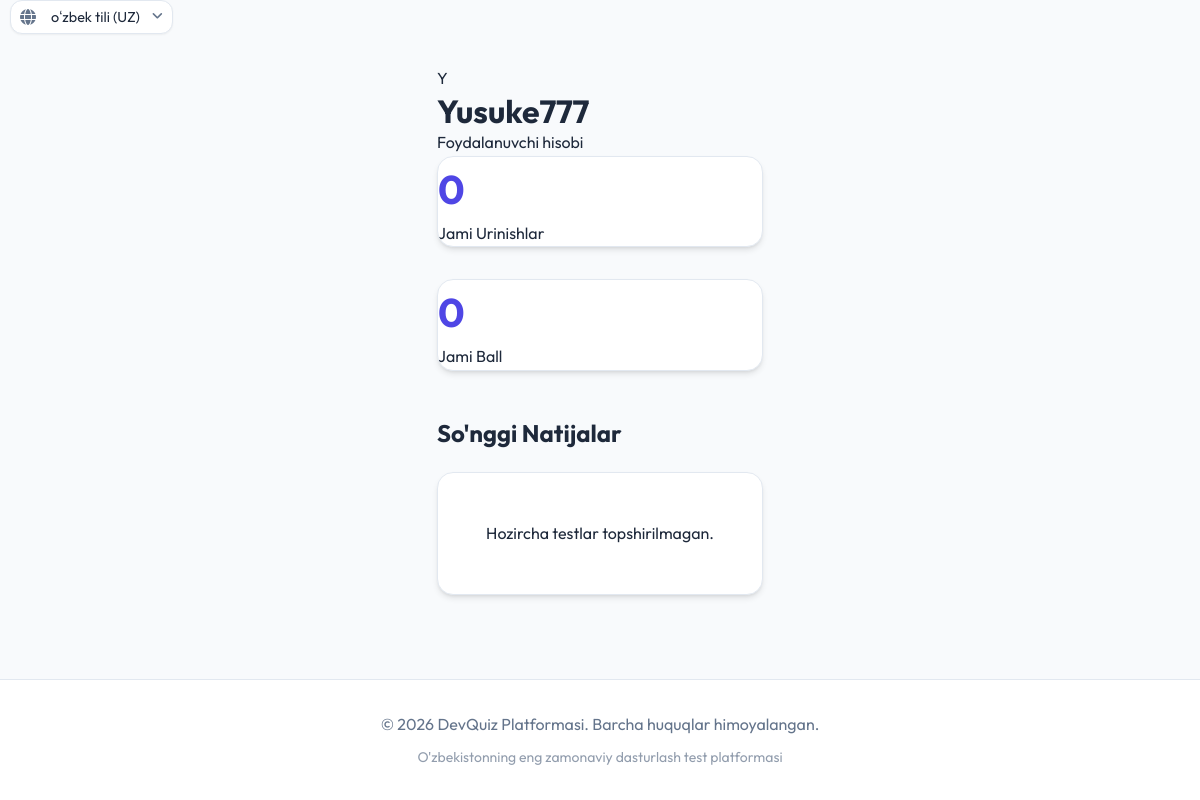
Page /uz/profile/ (signed in) on the earlier database version.
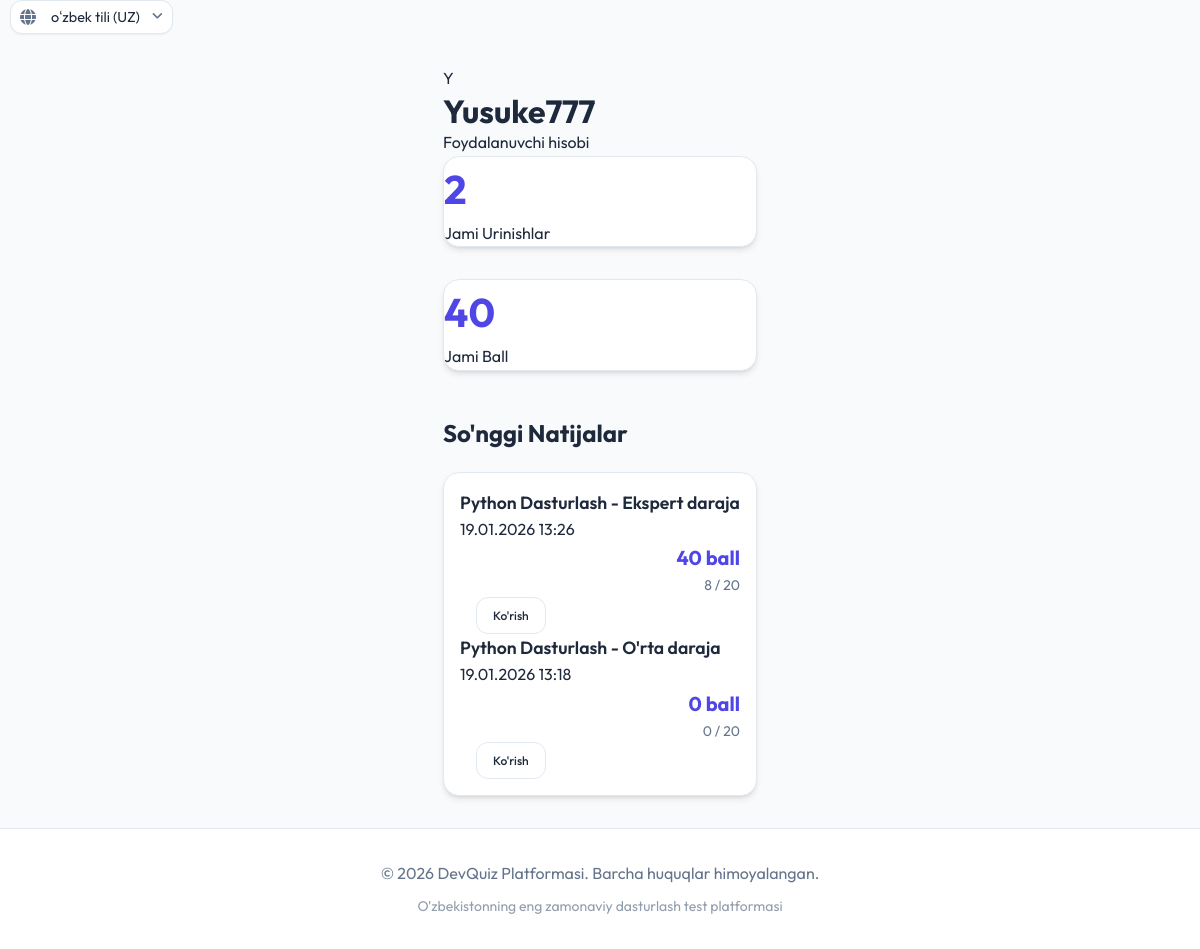
Same page on the later database version.
### quiz/models.py (models this page shows, shortened)
class TestAttempt(models.Model):
    module = models.ForeignKey(Module, on_delete=models.CASCADE, related_name='attempts', verbose_name="Modul")
    user = models.ForeignKey(User, on_delete=models.CASCADE, related_name='attempts', verbose_name="Foydalanuvchi")
    score = models.IntegerField(default=0, verbose_name="Ball")
    total_questions = models.IntegerField(default=0, verbose_name="Jami savollar")
    correct_answers = models.IntegerField(default=0, verbose_name="To'g'ri javoblar")
    start_time = models.DateTimeField(default=timezone.now, verbose_name="Boshlangan vaqt")
    completed = models.BooleanField(default=False, verbose_name="Tugatilgan")
    completed_at = models.DateTimeField(null=True, blank=True, verbose_name="Tugatilgan vaqt")
    date_taken = models.DateTimeField(auto_now=True, verbose_name="Topshirilgan sana")
    class Meta:
        verbose_name = "Test urinishi"
        verbose_name_plural = "Test urinishlari"

class Module(models.Model):
    subject = models.ForeignKey(Subject, on_delete=models.CASCADE, related_name='modules', verbose_name="Fan")
    name = models.CharField(max_length=100, verbose_name="Modul nomi")
    description = models.TextField(blank=True, verbose_name="Tavsif")
    order = models.PositiveIntegerField(default=0, verbose_name="Tartib raqami")
    duration = models.PositiveIntegerField(default=30, help_text="Daqiqalarda kiriting", verbose_name="Davomiyligi (daqiqa)")
    class Meta:
        ordering = ['order']
        verbose_name = "Modul"
        verbose_name_plural = "Modullar"

class Subject(models.Model):
    name = models.CharField(max_length=100, verbose_name="Fan nomi")
    description = models.TextField(blank=True, verbose_name="Tavsif")
    image = models.ImageField(upload_to='subjects/', blank=True, null=True, verbose_name="Rasm")
    slug = models.SlugField(unique=True, blank=True)
    class Meta:
        verbose_name = "Fan"
        verbose_name_plural = "Fanlar"

### quiz/views.py (the view)
# urls.py: path('profile/', views.profile, name='profile'),
@login_required
def profile(request):
    attempts = TestAttempt.objects.filter(user=request.user, completed=True).order_by('-date_taken')
    total_attempts = attempts.count()
    total_score = attempts.aggregate(Sum('score'))['score__sum'] or 0
    avg_score = 0
    if total_attempts > 0:
        avg_score = round(total_score / total_attempts, 1)
    return render(request, 'quiz/profile.html', {
        'attempts': attempts,
        'total_attempts': total_attempts,
        'total_score': total_score,
        'avg_score': avg_score
    })

### quiz/templates/quiz/profile.html
{% extends 'quiz/base.html' %}
{% load static i18n %}
{% block content %}
<div class="animate-fade-in">
    <div class="profile-header">
        <div class="avatar-circle">
            {{ user.username|slice:":1"|upper }}
        </div>
        <div>
            <h1>{{ user.username }}</h1>
            <p style="margin-bottom: 0;">{% trans "Foydalanuvchi hisobi" %}</p>
        </div>
    </div>
    <div class="grid grid-cols-2" style="margin-bottom: 3rem;">
        <div class="card result-stat-card">
            <div class="stat-value">{{ total_attempts }}</div>
            <div class="stat-label">{% trans "Jami Urinishlar" %}</div>
        </div>
        <div class="card result-stat-card">
            <div class="stat-value">{{ total_score }}</div>
            <div class="stat-label">{% trans "Jami Ball" %}</div>
        </div>
    </div>
    <h2 style="margin-bottom: 1.5rem;">{% trans "So'nggi Natijalar" %}</h2>
    <div class="card" style="padding: 1rem;">
        {% if attempts %}
        {% for attempt in attempts %}
        <div class="history-item">
            <div>
                <div style="font-weight: 600; font-size: 1.1rem; color: var(--text-main);">
                    {{ attempt.module.subject.name }} - {{ attempt.module.name }}
                </div>
                <div class="history-date">
                    {{ attempt.date_taken|date:"d.m.Y H:i" }}
                </div>
            </div>
            <div style="text-align: right;">
                <div style="font-weight: 700; color: var(--primary); font-size: 1.25rem;">
                    {{ attempt.score }} {% trans "ball" %}
                </div>
                <div style="font-size: 0.875rem; color: var(--text-muted);">
                    {{ attempt.correct_answers }} / {{ attempt.total_questions }}
                </div>
            </div>
            <div style="margin-left: 1rem;">
                <a href="{% url 'quiz:test_result' attempt.id %}" class="btn btn-secondary"
                    style="padding: 0.5rem 1rem; font-size: 0.75rem;">
                    {% trans "Ko'rish" %}
                </a>
            </div>
        </div>
        {% endfor %}
        {% else %}
        <p style="padding: 2rem; text-align: center;">{% trans "Hozircha testlar topshirilmagan." %}</p>
        {% endif %}
    </div>
</div>
{% endblock %}

Differences in the rows shown:
added TestAttempt: module.subject.name "Python Dasturlash", module.name "Ekspert daraja", date_taken "19.01.2026 13:26", score "40", correct_answers "8", total_questions "20"
added TestAttempt: module.subject.name "Python Dasturlash", module.name "O'rta daraja", date_taken "19.01.2026 13:18", score "0", correct_answers "0", total_questions "20"
Other differences:
{{ total_attempts }}: "0" → "2"
{{ total_score }}: "0" → "40"
text no longer shown: "Hozircha testlar topshirilmagan."
